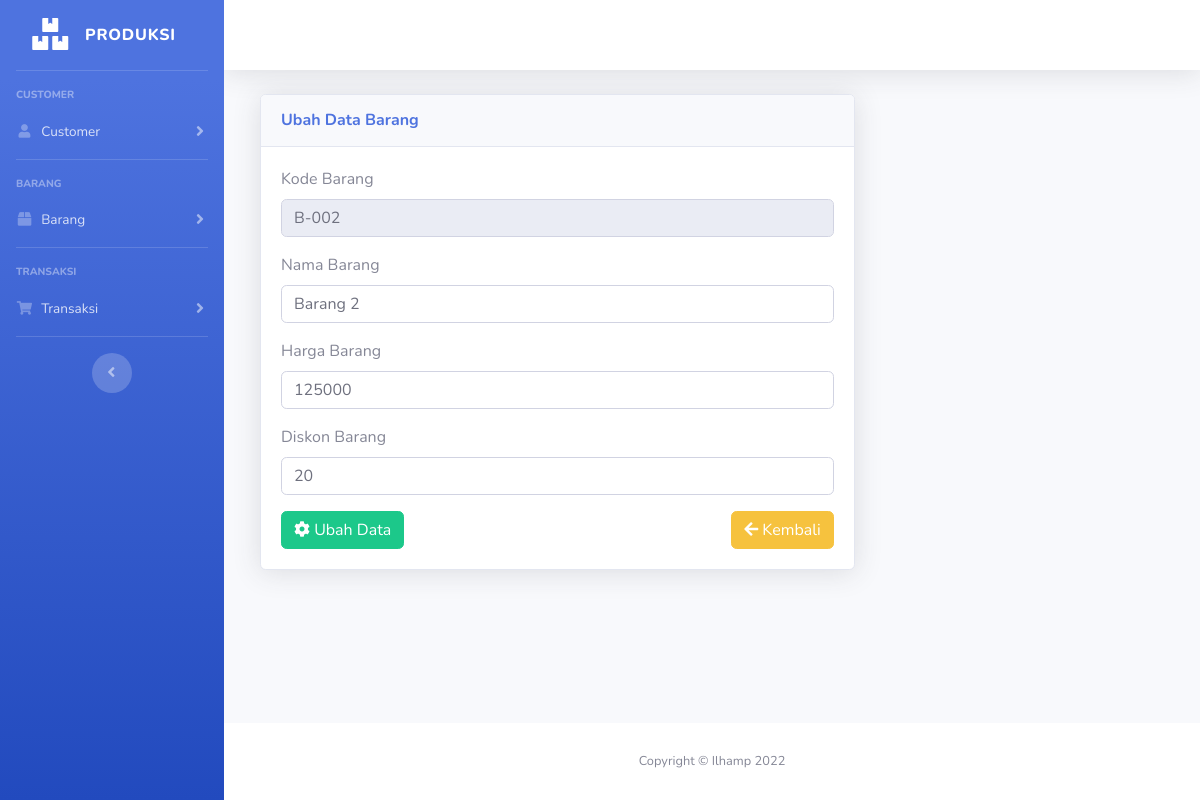
/barang_ubah.php?id=3, run on the app's committed database.
### tables this page shows
CREATE TABLE `m_barang` (
  `id` int(11) NOT NULL,
  `kode` varchar(10) NOT NULL,
  `nama` varchar(100) NOT NULL,
  `harga` decimal(10,0) NOT NULL,
  `diskon` decimal(10,0) NOT NULL
);

### barang_ubah.php (the view, shortened to what this page needs)
<?php
include "template/header.php";
include "template/sidebar.php";
$id=$_GET['id'];
$tampil =$koneksi->query("SELECT * FROM m_barang where id='$id' ");
         $tampilCus=$tampil->fetch_assoc();
?>
<div class="col-xl-8 col-lg-12 col-md-9">
                    <div class="card shadow mb-4">
                        <div class="card-header py-3">
                            <h6 class="m-0 font-weight-bold text-primary">Ubah Data Barang</h6>
                        </div>
                        <div class="card-body">
                                    <form class="user" method="POST">
                                        <div class="form-group">
                                            <label>Kode Barang</label>
                                            <input type="text" class="form-control "
                                                value="<?= $tampilCus['kode']; ?>"
                                                readonly>
                                        </div>
                                        <div class="form-group">
                                            <label>Nama Barang</label>
                                            <input type="text" class="form-control "
                                                id="nama" name="nama"
                                                value="<?= $tampilCus['nama']; ?>"
                                                placeholder="Nama Barang" required maxlength="100">
                                        </div>
                                        <div class="form-group">
                                            <label>Harga Barang</label>
                                            <input type="number" class="form-control "
                                            value="<?= $tampilCus['harga']; ?>"
                                                id="harga" name="harga" min="0" placeholder="Harga Barang"
                                                oninput="javascript: if (this.value.length > this.maxLength) this.value = this.value.slice(0, this.maxLength);"
                                                maxlength = "10"
                                                required>
                                        </div>
                                        <div class="form-group">
                                            <label>Diskon Barang</label>
                                            <input type="number" class="form-control "
                                            value="<?= $tampilCus['diskon']; ?>"
                                                id="diskon" name="diskon" min="0" max="100" placeholder="Diskon Barang"
                                                oninput="javascript: if (this.value.length > this.maxLength) this.value = this.value.slice(0, this.maxLength);"
                                                maxlength = "3"
                                                required>
                                        </div>
                                        <button type="submit" class="btn btn-success" name="ubah"><i class="fas fa-cog"></i> Ubah Data</button>
                                        <a href="barang.php" class="btn btn-warning" style="float:right"><i class="fas fa-arrow-left"></i> Kembali</a>
                                    </form>
                        </div>
                    </div>
</div>
<?php
include "template/footer.php";
?>

### data on the page
m_barang: kode "B-002", nama "Barang 2", harga "125000", diskon "20"
